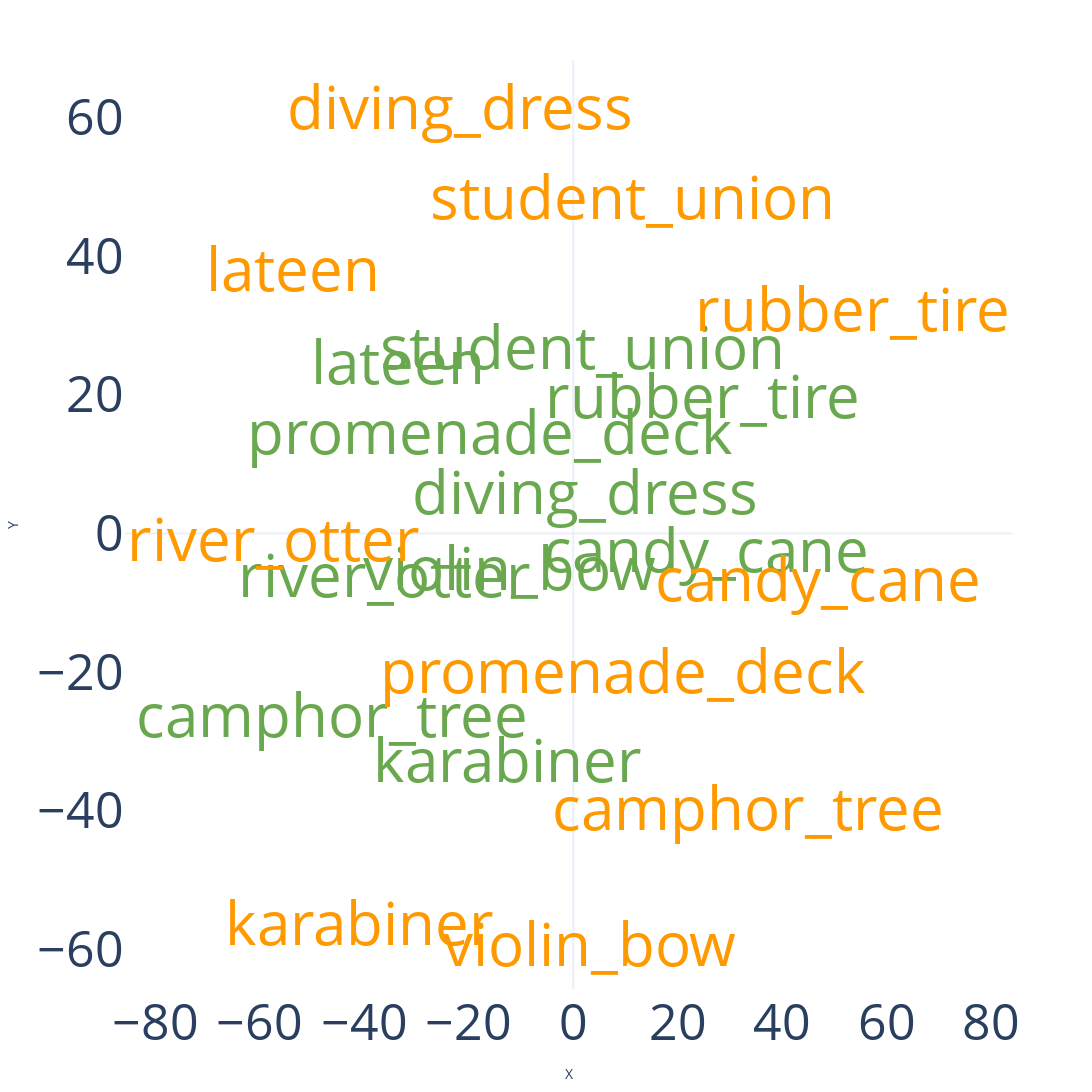

Notebook code for this chart:
### Code cell
embedded = TSNE(n_components=2, learning_rate=lr,random_state=seed, init=init_method, perplexity=10, n_iter=n_iter).fit_transform(Z)

# array_X = embedded[:len(X)]
array_X = embedded[:len(X)]
array_Y = embedded[len(X):]


#DF
df = pd.DataFrame(embedded, columns=["X", "Y"])
# words = words_X + words_Y
words = words_X + words_Y
df['words'] = words
# df['Modalities'] = ['MAE-Huge'] * len(array_X) + ['MAE-Huge_Mapped'] * len(array_X) + ['OPT_30B'] * len(array_Y)
df['Modalities'] = ['MAE-Huge_Mapped'] * len(array_X) + ['OPT_30B'] * len(array_Y)


# Scatter plot using Plotly Express
fig = px.scatter(df, x="X", y='Y', color='Modalities')

# Add annotations for each text label with custom colors
for index, row in df.iterrows():
    if row['Modalities']=='MAE-Huge':
        color = "blue"
    elif "Map" in row['Modalities']:
        color = "#6aa84f"
    else:
        color = "#ff9900"
    fig.add_annotation(x=row['X'], y=row['Y'], text=row['words'], showarrow=False, font=dict(color=color,size=60))

fig.update_traces(
    mode='text',  # Set mode to display only text
    textposition='top center',  # Adjust the position of the text labels
    marker=dict(size=0),  # Set marker size to 0 to remove scatter points
    # textfont=dict(color="blue") # Specify text color for each class
)

# Customize the legend
fig.update_layout(
    # legend_title_text='Modalities',  # Set legend title
    # legend=dict(orientation="h", yanchor="bottom", y=1.02, xanchor="right", x=1, title_font=dict(size=20)), # Adjust legend position
    template="plotly_white",
    xaxis=dict(showgrid=False,tickfont=dict(size=50)),
    yaxis=dict(showgrid=False,tickfont=dict(size=50)),
    width=2000,
    height=2000,
    showlegend=False
    # Update layout to remove grid
)

# Show the plot
fig.show()
fig.write_image("merge.png")

### Figure 1 — Plotly figure (JSON) as saved in the notebook; plotly's stock layout.template omitted (floating-point values rounded to 4 significant figures)
{"data": [{"hovertemplate": "Modalities=MAE-Huge_Mapped<br>X=%{x}<br>Y=%{y}<extra></extra>", "legendgroup": "MAE-Huge_Mapped", "marker": {"color": "#636efa", "size": 0, "symbol": "circle"}, "mode": "text", "name": "MAE-Huge_Mapped", "orientation": "v", "showlegend": true, "textposition": "top center", "type": "scatter", "x": [2.185, -36.22, -33.5, -16.02, 24.73, -46.27, -12.25, -12.65, 1.817, 25.43], "xaxis": "x", "y": [6.169, -5.88, 24.94, 14.77, 19.94, -25.95, -4.835, -32.51, 27.08, -2.265], "yaxis": "y"}, {"hovertemplate": "Modalities=OPT_30B<br>X=%{x}<br>Y=%{y}<extra></extra>", "legendgroup": "OPT_30B", "marker": {"color": "#EF553B", "size": 0, "symbol": "circle"}, "mode": "text", "name": "OPT_30B", "orientation": "v", "showlegend": true, "textposition": "top center", "type": "scatter", "x": [-21.69, -57.4, -53.73, 9.503, 53.47, 33.46, 3.116, -40.87, 11.3, 46.84], "xaxis": "x", "y": [61.61, -0.6979, 38.26, -19.61, 32.58, -39.42, -58.98, -56.01, 48.65, -6.35], "yaxis": "y"}], "layout": {"annotations": [{"font": {"color": "#6aa84f", "size": 60}, "showarrow": false, "text": "diving_dress", "x": 2.185, "y": 6.169}, {"font": {"color": "#6aa84f", "size": 60}, "showarrow": false, "text": "river_otter", "x": -36.22, "y": -5.88}, {"font": {"color": "#6aa84f", "size": 60}, "showarrow": false, "text": "lateen", "x": -33.5, "y": 24.94}, {"font": {"color": "#6aa84f", "size": 60}, "showarrow": false, "text": "promenade_deck", "x": -16.02, "y": 14.77}, {"font": {"color": "#6aa84f", "size": 60}, "showarrow": false, "text": "rubber_tire", "x": 24.73, "y": 19.94}, {"font": {"color": "#6aa84f", "size": 60}, "showarrow": false, "text": "camphor_tree", "x": -46.27, "y": -25.95}, {"font": {"color": "#6aa84f", "size": 60}, "showarrow": false, "text": "violin_bow", "x": -12.25, "y": -4.835}, {"font": {"color": "#6aa84f", "size": 60}, "showarrow": false, "text": "karabiner", "x": -12.65, "y": -32.51}, {"font": {"color": "#6aa84f", "size": 60}, "showarrow": false, "text": "student_union", "x": 1.817, "y": 27.08}, {"font": {"color": "#6aa84f", "size": 60}, "showarrow": false, "text": "candy_cane", "x": 25.43, "y": -2.265}, {"font": {"color": "#ff9900", "size": 60}, "showarrow": false, "text": "diving_dress", "x": -21.69, "y": 61.61}, {"font": {"color": "#ff9900", "size": 60}, "showarrow": false, "text": "river_otter", "x": -57.4, "y": -0.6979}, {"font": {"color": "#ff9900", "size": 60}, "showarrow": false, "text": "lateen", "x": -53.73, "y": 38.26}, {"font": {"color": "#ff9900", "size": 60}, "showarrow": false, "text": "promenade_deck", "x": 9.503, "y": -19.61}, {"font": {"color": "#ff9900", "size": 60}, "showarrow": false, "text": "rubber_tire", "x": 53.47, "y": 32.58}, {"font": {"color": "#ff9900", "size": 60}, "showarrow": false, "text": "camphor_tree", "x": 33.46, "y": -39.42}, {"font": {"color": "#ff9900", "size": 60}, "showarrow": false, "text": "violin_bow", "x": 3.116, "y": -58.98}, {"font": {"color": "#ff9900", "size": 60}, "showarrow": false, "text": "karabiner", "x": -40.87, "y": -56.01}, {"font": {"color": "#ff9900", "size": 60}, "showarrow": false, "text": "student_union", "x": 11.3, "y": 48.65}, {"font": {"color": "#ff9900", "size": 60}, "showarrow": false, "text": "candy_cane", "x": 46.84, "y": -6.35}], "height": 2000, "legend": {"title": {"text": "Modalities"}, "tracegroupgap": 0}, "margin": {"t": 60}, "showlegend": false, "width": 2000, "xaxis": {"anchor": "y", "domain": [0, 1], "showgrid": false, "tickfont": {"size": 50}, "title": {"text": "X"}}, "yaxis": {"anchor": "x", "domain": [0, 1], "showgrid": false, "tickfont": {"size": 50}, "title": {"text": "Y"}}}}
